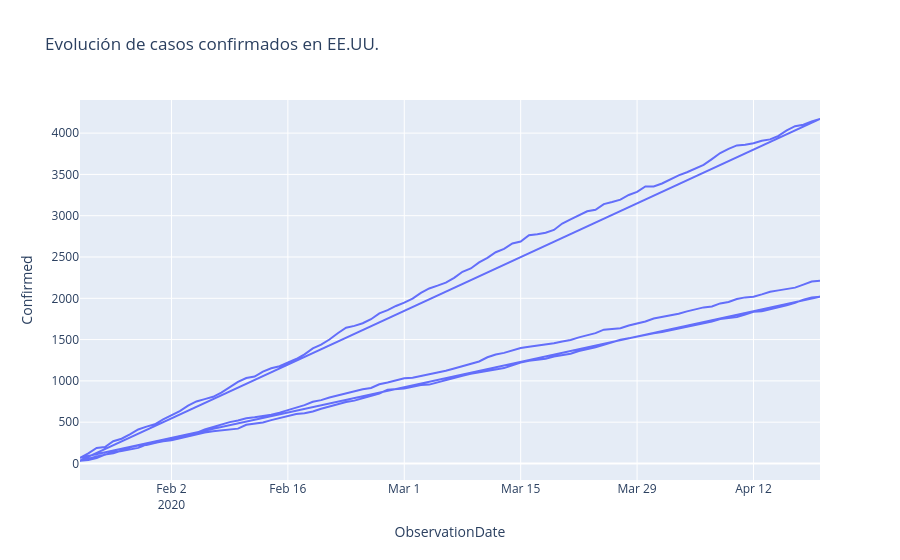

Here is the notebook cell this chart was saved with:
### Markdown cell above
## 5.2 Gráfica de línea — Evolución de casos en EE.UU.
Código literal de las notas de clase.

### Code cell
fig = px.line(
    data[data["Country/Region"] == "US"],
    x="ObservationDate", y="Confirmed",
    hover_data=["Province/State"],
    title="Evolución de casos confirmados en EE.UU."
)
fig.show()

### Figure 1 — Plotly figure (JSON) as saved in the notebook; plotly's stock layout.template omitted (floating-point values rounded to 4 significant figures; data arrays with more than 128 entries replaced by an {"elided": "..."} marker saying what was removed)
{"data": [{"customdata": {"elided": "270x1 str values"}, "hovertemplate": "ObservationDate=%{x}<br>Confirmed=%{y}<br>Province/State=%{customdata[0]}<extra></extra>", "legendgroup": "", "line": {"color": "#636efa", "dash": "solid"}, "marker": {"symbol": "circle"}, "mode": "lines", "name": "", "orientation": "v", "showlegend": false, "x": {"elided": "270 str values"}, "xaxis": "x", "y": {"elided": "270 int values"}, "yaxis": "y", "type": "scatter"}], "layout": {"xaxis": {"anchor": "y", "domain": [0.0, 1.0], "title": {"text": "ObservationDate"}}, "yaxis": {"anchor": "x", "domain": [0.0, 1.0], "title": {"text": "Confirmed"}}, "legend": {"tracegroupgap": 0}, "title": {"text": "Evolución de casos confirmados en EE.UU."}}}
